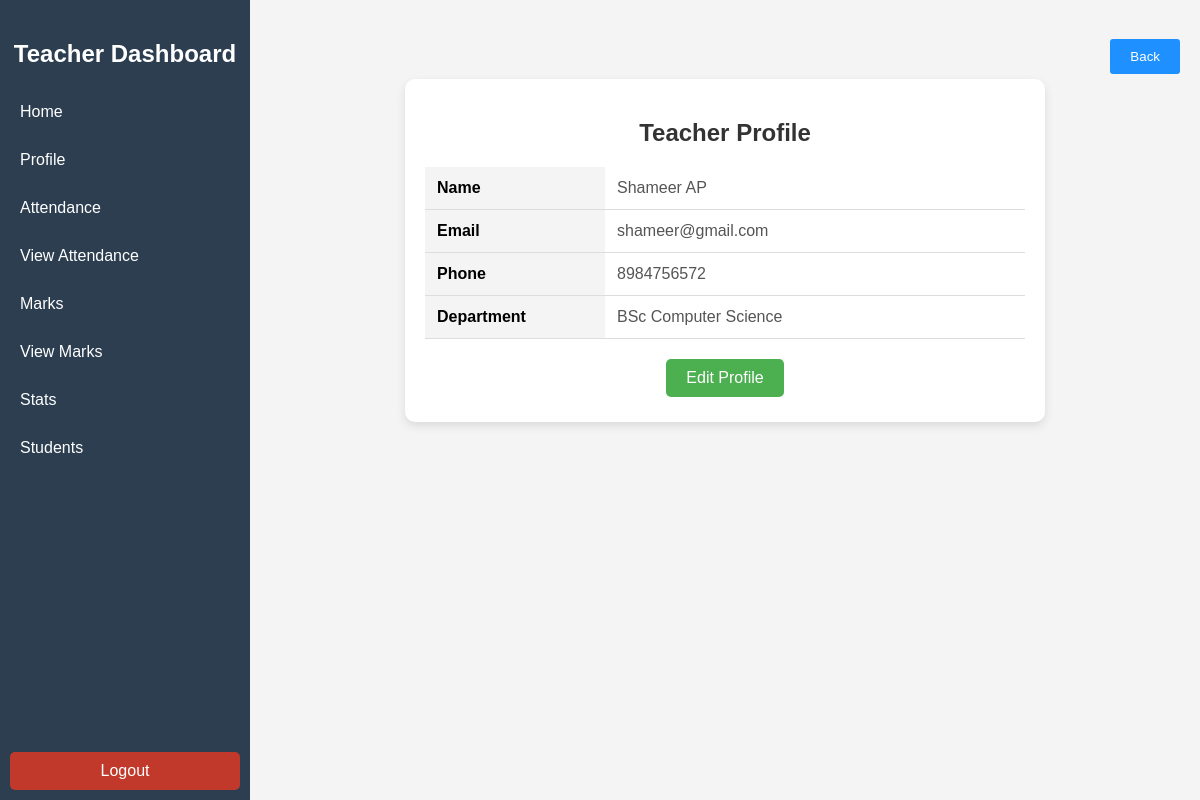
Screenshot of /teacher_profile/ (signed in) with the database file from the repository.
### GradeWireapp/models.py (models this page shows)
class Teacher(models.Model):
    name=models.CharField(max_length=30)
    email=models.EmailField(unique=True)
    teacher_id=models.CharField(max_length=20,unique=True)
    mobile = models.CharField(max_length=10,default=' ')  # Changed from IntegerField to CharField
    password=models.CharField(max_length=15)
    department = models.ForeignKey(Course, on_delete=models.CASCADE)

class Course(models.Model):
    course_id = models.CharField(max_length=30,unique=True)
    course_name = models.CharField(max_length=30,unique=True,default= ' ')
    duration = models.CharField(max_length=25, default='3 Year', blank=True, null=True)
    def __str__(self):
        return self.course_name

### GradeWireapp/views.py (the view, shortened to what this page needs)
# urls.py: path('teacher_profile/', views.teacher_profile_view,name='teacherProfile'),
def teacher_profile_view(request):
    t_id = request.session.get('teacher_id')
    if not t_id:
        return redirect('login')  # Redirect to login if no session
    try:
        teacher = Teacher.objects.get(id=t_id)
    except Teacher.DoesNotExist:
        return redirect('login')  # Redirect if teacher not found
    courses = Course.objects.all()
    return render(request, 'teacher_profile.html', {'teacher': teacher, 'courses': courses})

### templates/teacher_profile.html (shortened to what this page needs)
{% load static %}
<!DOCTYPE html>
<html lang="en">
<head>
    <link rel="stylesheet" type="text/css" href="{% static 'assets/css/teach-style.css' %}">
</head>
<body>
    <div class="menu-toggle" onclick="toggleSidebar()">☰ Menu</div>
    <div class="sidebar">
        <h2>Teacher Dashboard</h2>
        <a href="{% url 'teachHome' %}">Home</a>
        <a href="{% url 'teacherProfile' %}">Profile</a>
        <a href="{% url 'teachStAttendance' %}">Attendance</a>
        <a href="{% url 'view_student_attendance' %}">View Attendance</a>
        <a href="{% url 'teachStMarks' %}">Marks</a>
        <a href="{% url 'view_student_marks' %}">View Marks</a>
        <a href="{% url 'teachStStats' %}">Stats</a>
        <a href="{% url 'StudentDetail' %}">Students</a>
        <a href="{% url 'logout' %}" class="logout" id="logoutButton">Logout</a>
    </div>
    <div class="main-content">
        <button class="back-button" onclick="history.back()">Back</button>
        <div class="profile-container">
            <h2>Teacher Profile</h2>
            <div id="profile-display">
                <table class="profile-table">
                    <tr>
                        <th>Name</th>
                        <td>{{ teacher.name }}</td>
                    </tr>
                    <tr>
                        <th>Email</th>
                        <td>{{ teacher.email }}</td>
                    </tr>
                    <tr>
                        <th>Phone</th>
                        <td>{{ teacher.mobile }}</td>
                    </tr>
                    <tr>
                        <th>Department</th>
                        <td>{{ teacher.department }}</td>
                    </tr>
                </table>
                <button class="btn btn-edit" onclick="toggleEdit()">Edit Profile</button>
            </div>
        </div>
    </div>
</body>
</html>

### static/assets/css/teach-style.css (style rules this page uses)
body { font-family: Arial, sans-serif; margin: 0; background-color: #f4f4f4; }
.sidebar { position: fixed; top: 0; left: 0; width: 250px; height: 100%; background-color: #2c3e50; color: white; display: flex; flex-direction: column; padding-top: 20px; transition: transform 0.3s ease; }
.sidebar h2 { text-align: center; font-size: 24px; margin-bottom: 20px; color: #ffffff; }
.sidebar a { color: white; text-decoration: none; display: block; padding: 10px; margin: 5px 10px; border-radius: 5px; transition: background-color 0.3s; cursor: pointer; }
.sidebar .logout { margin-top: auto; background-color: #c0392b; text-align: center; margin-bottom:30px; }
.main-content { margin-left: 250px; padding: 20px; transition: margin-left 0.3s ease; }
h2 { font-size: 24px; margin-bottom: 20px; }

### templates/teacher_profile.html (style rules this page uses)
.profile-container { max-width: 600px; background: #fff; border-radius: 10px; box-shadow: 0px 4px 10px rgba(0, 0, 0, 0.1); padding: 20px; margin: 40px auto; font-family: Arial, sans-serif; }
.profile-container h2 { text-align: center; color: #333; margin-bottom: 20px; }
.profile-table { width: 100%; border-collapse: collapse; text-align: left; }
.profile-table th, .profile-table td { padding: 12px; border-bottom: 1px solid #ddd; }
.profile-table th { background: #f4f4f4; font-weight: bold; width: 30%; }
.profile-table td { color: #555; }
.btn { width: 100%; padding: 12px; background: #4CAF50; color: white; border: none; border-radius: 5px; cursor: pointer; font-size: 16px; margin: 5px 0; }
.btn-edit { width: auto; padding: 10px 20px; margin-top: 20px; display: block; margin-left: auto; margin-right: auto; }
.main-content { position: relative; padding: 20px; transition: margin-left 0.3s ease; }
.back-button { position: absolute; top: 20px; right: 20px; padding: 10px 20px; cursor: pointer; color: #fff; background-color: #1e90ff; border:none; border-radius: 3px; }

### rows the page displays
Teacher: name "Shameer AP", email "shameer@gmail.com", mobile "8984756572", department "BSc Computer Science"
